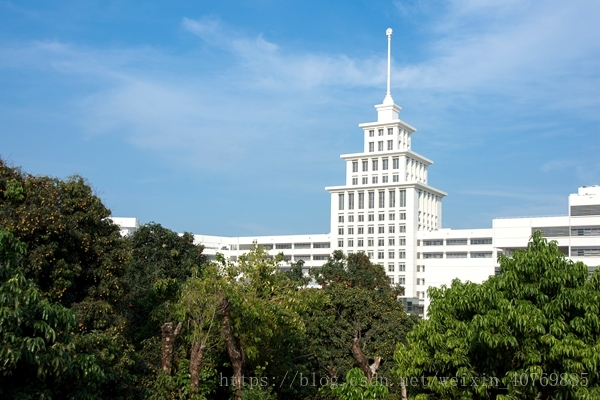
#> input picture 图像处理/边缘检测/11.jpg, 600 x 400 px
$ python canny_.py
#> lines starting #> are read from the running program, lines starting #| are printed output that depends on the picture; after the words box and inside, x2 and y2 are one past the last pixel; in counts of white or black regions, pixels touching at a corner belong together
### 图像处理/边缘检测/sobel.py
import cv2
import numpy as np
import math
from scipy import signal

img = cv2.imread('./11.jpg')
#> img is the input picture: shape (400, 600, 3); mean B, G, R 144.1, 134.5, 106.6
im = cv2.cvtColor(img, cv2.COLOR_RGB2GRAY)
# cv2.imshow('img_gray',im)

def pascalsmooth(n):
    pascalsmooth = np.zeros([1,n],np.float32)
    for i in range(n):
        pascalsmooth[0][i] = math.factorial(n - 1)/(math.factorial(i)*math.factorial(n-1-i))
    return pascalsmooth
def pascalDiff(n):
    pascaldiff = np.zeros([1, n],np.float32)
    pascal_smooth = pascalsmooth(n-1)
    for i in range(n):
        if i == 0:
            pascaldiff[0][i] = pascal_smooth[0][i]
        elif i == n-1:
            pascaldiff[0][i] = -pascal_smooth[0][i-1]
        else:pascaldiff[0][i] = pascal_smooth[0][i] - pascal_smooth[0][i-1]
    return pascaldiff
# [8 lines left out: function getsobel, not called in this run]
def sobel(img,n):
    x,y = img.shape
    pascal_smooth = pascalsmooth(n)
    pascal_diff = pascalDiff(n)
    image_x = signal.convolve2d(img,pascal_smooth.transpose(),mode='same')
    image_x = signal.convolve2d(image_x,pascal_diff,mode='same')
    image_y = signal.convolve2d(im,pascal_smooth,mode='same')
    image_y = signal.convolve2d(image_y,pascal_diff.transpose(),mode='same')
    return image_x,image_y

img_sobel_x , img_sobel_y = sobel(im, 8)
# cv2.imshow('_x',img_sobel_x.astype(np.uint8))
# cv2.imshow('_y',img_sobel_y.astype(np.uint8))
# edge = img_sobel_x + img_sobel_y
edge = np.sqrt(np.power(img_sobel_x,2)+np.power(img_sobel_y,2))
# edge = (img_sobel_x + img_sobel_y)/2.0
edge = edge/np.max(edge)
edge*= 255
edge = edge.astype(np.uint8)

edge = 255 - edge
# cv2.imshow('pencil_edge',pencil_edge)
print('1')
cv2.imshow('_img',edge)
cv2.imwrite('edge_sobel.jpg',edge)
cv2.waitKey(0)
cv2.destroyAllWindows()

### 图像处理/边缘检测/canny_.py
import cv2
import numpy as np
import math
from 边缘检测 import sobel

img = cv2.imread('./11.jpg')
im = cv2.cvtColor(img, cv2.COLOR_RGB2GRAY)

def non_maximum_suppression_default(dx,dy):
    #边缘强度
    # print(dx.shape,dy.shape)
    edgeMag = np.sqrt(np.power(dx,2.0)+np.power(dy,2.0))
    row,col = dx.shape
    gradientDirection = np.zeros(dx.shape)
    edgeMag_nonMaxSup = np.zeros(dx.shape)
    for r in range(1,row-1):
        for c in range(1,col-1):
            angle = math.atan2(dy[r][c],dx[r][c])/math.pi*180
            gradientDirection[r][c] = angle
            #左
            if(abs(angle)<22.5 or abs(angle)>157.5):
                if(edgeMag[r][c]>edgeMag[r][c-1] and edgeMag[r][c]>edgeMag[r][c+1]):
                    edgeMag_nonMaxSup[r][c] = edgeMag[r][c]
            #左上，右下
            if (angle >= 22.5 and angle < 67.5 or (-angle > 112.5 and -angle<=157.5)):
                if (edgeMag[r][c] > edgeMag[r - 1][c - 1] and edgeMag[r][c] > edgeMag[r + 1][c + 1]):
                    edgeMag_nonMaxSup[r][c] = edgeMag[r][c]
            #上
            if (abs(angle) < 67.5 or abs(angle) > 112.5):
                if (edgeMag[r][c] > edgeMag[r - 1][c] and edgeMag[r][c] > edgeMag[r + 1][c]):
                    edgeMag_nonMaxSup[r][c] = edgeMag[r][c]
            #右上
            if (angle >112.5 and angle < 157.5 or (-angle >= 22.5 and -angle < 67.5)):
                if (edgeMag[r][c] > edgeMag[r - 1][c + 1] and edgeMag[r][c] > edgeMag[r + 1][c - 1]):
                    edgeMag_nonMaxSup[r][c] = edgeMag[r][c]
    return edgeMag_nonMaxSup

# [41 lines left out: function non_maximum_suppression_Inter, not called in this run]

def check(r,c,row,col):
    if r>=0 and r<row and c>=0 and c<col:
        return True
    else:return False

def trace(edgeMag_nonMaxSup,edge,lowerThresh,r,c,row,col):
    if edge[r][c] == 0:
        edge[r][c] = 255
        for i in range(-1,2):
            for j in range(-1,2):
                if check(r+i,c+j,row,col) and edgeMag_nonMaxSup[r+i][c+j] >= lowerThresh:
                    trace(edgeMag_nonMaxSup,edge,lowerThresh,r+i,c+j,row,col)

def hysteresisThreshold(edge_nonMaxSup,lowerThresh,uppperThresh):
    r,w = edge_nonMaxSup.shape
    edge = np.zeros(edge_nonMaxSup.shape,np.uint8)
    for i in range(1,r-1):
        for j in range(1,w -1):
            if edge_nonMaxSup[i][j]>=uppperThresh:
                trace(edge_nonMaxSup,edge,lowerThresh,i,j,r,w)
            if edge_nonMaxSup[i][j] < lowerThresh:
                edge[i][j] = 0
    return edge

#第一步
img_sobel_x,img_sobel_y = sobel.sobel(im,3)
#> call 2 of sobel, with n = 3
#> in sobel (call 2), `image_x = signal.convolve2d(image_x,pascal_diff,mode='same')`:
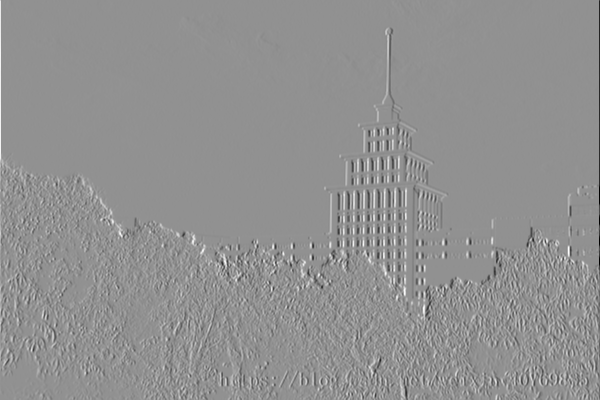
#> image_x: shape (400, 600) float32; min -1017, max 768, mean 0.4; drawn with min black and max white
#> in sobel (call 2), `image_y = signal.convolve2d(image_y,pascal_diff.transpose(),mode='same')`:
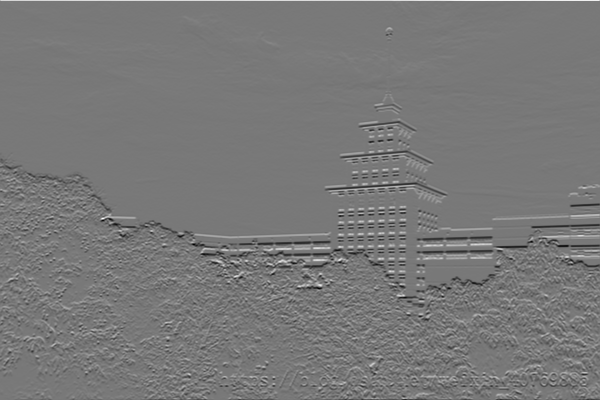
#> image_y: shape (400, 600) float32; min -797, max 884, mean -1.3; drawn with min black and max white
#第二部
edge = np.sqrt(np.power(img_sobel_x,2.0)+np.power(img_sobel_y,2.0))
edge[edge>255] = 255
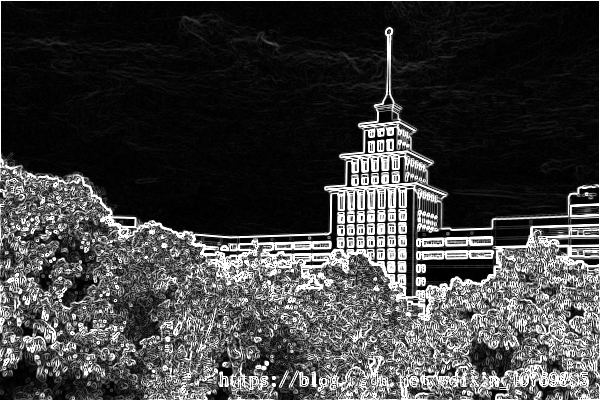
#> edge: shape (400, 600) float32; min 0, max 255, mean 63.4
edge = edge.astype(np.uint8)
edge_SUP = non_maximum_suppression_default(img_sobel_x,img_sobel_y)
#> after the loop in non_maximum_suppression_default, `for r in range(1,row-1):`:
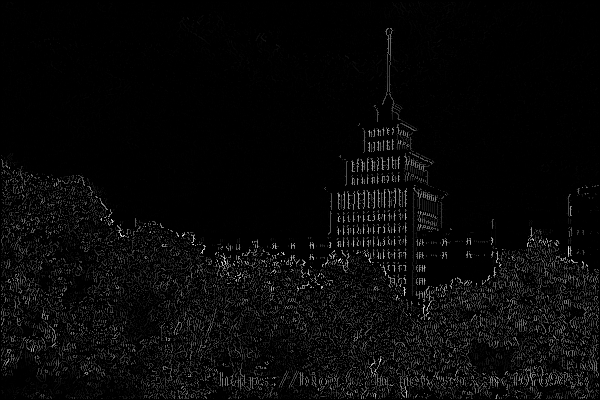
#> edgeMag_nonMaxSup: shape (400, 600) float64; min 0, max 883.4, mean 29.9; drawn with min black and max white
#> after the loop in non_maximum_suppression_default, `for r in range(1,row-1):`:
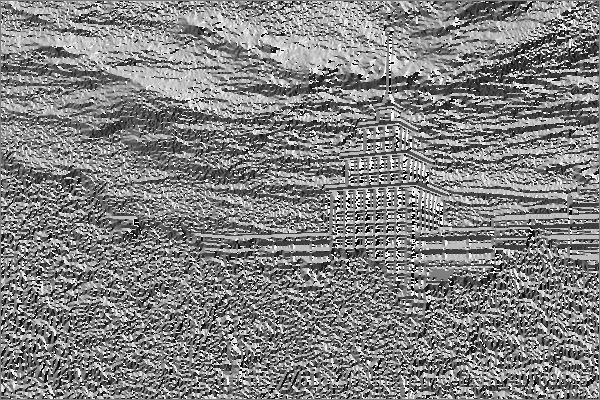
#> gradientDirection: shape (400, 600) float64; min -179.9, max 180, mean 3.8; drawn with min black and max white
edge_SUP[edge_SUP>255] = 255
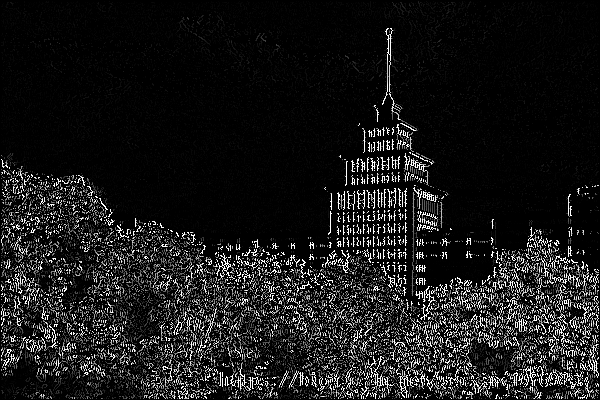
#> edge_SUP: shape (400, 600) float64; 3.56% of pixels changed, all inside (x1, y1, x2, y2) = (1, 28, 599, 399)
edge_SUP =edge_SUP.astype(np.uint8)
cv2.imshow('edge_',edge_SUP)
edge = hysteresisThreshold(edge_SUP,60,180)
#> after the loop in hysteresisThreshold, `for i in range(1,r-1):`:
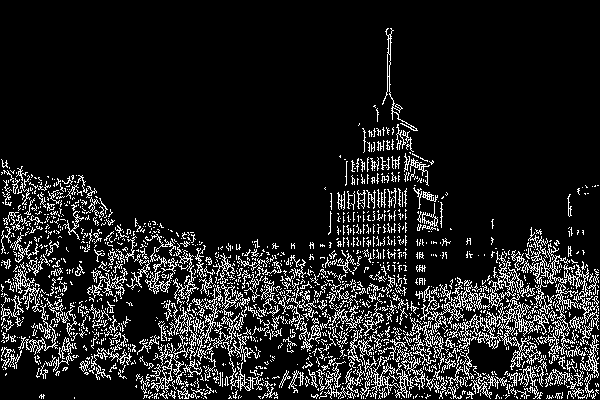
#> edge: shape (400, 600); 12% white in thin lines or dots
lowerThresh = 40
upperThresh = 150
# edge = 255- edge
cv2.imshow('edge_canny',edge)
# cv2.imwrite('edge_canny.jpg',edge)
cv2.waitKey(0)
cv2.destroyAllWindows()

$ run again, with 图像处理/边缘检测/0.jpg copied over 图像处理/边缘检测/11.jpg
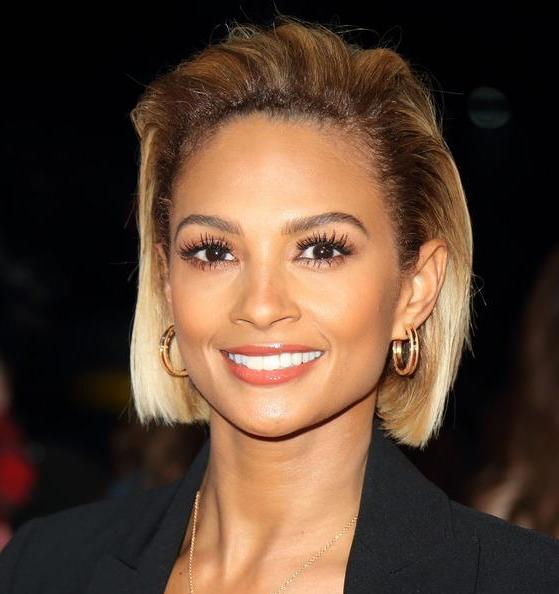
#> input picture 图像处理/边缘检测/0.jpg, 559 x 594 px
#> img is the input picture: shape (594, 559, 3); mean B, G, R 50.2, 65.9, 89.3
#> after the loop in non_maximum_suppression_default, `for r in range(1,row-1):`:
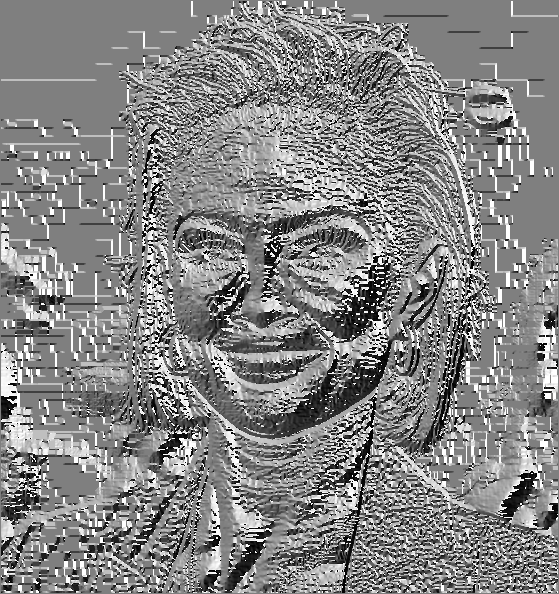
#> gradientDirection: shape (594, 559) float64; min -179.9, max 180, mean 8.6; drawn with min black and max white
#> after the loop in hysteresisThreshold, `for i in range(1,r-1):`:
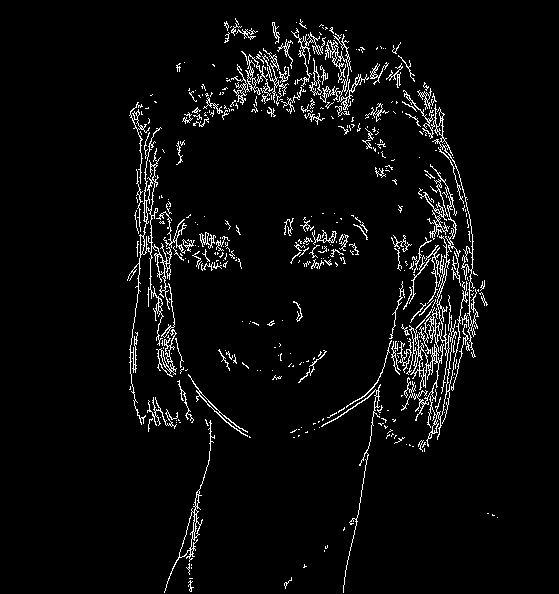
#> edge: shape (594, 559); 4.3% white in thin lines or dots, all inside (x1, y1, x2, y2) = (127, 18, 498, 593)

$ run again, with 图像处理/边缘检测/1.jpg copied over 图像处理/边缘检测/11.jpg
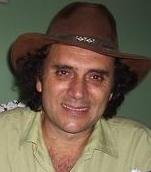
#> input picture 图像处理/边缘检测/1.jpg, 151 x 172 px
#> img is the input picture: shape (172, 151, 3); mean B, G, R 75.4, 94.8, 110.4
#> after the loop in non_maximum_suppression_default, `for r in range(1,row-1):`:
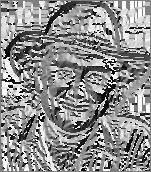
#> gradientDirection: shape (172, 151) float64; min -179.8, max 180, mean 20.6; drawn with min black and max white
#> after the loop in hysteresisThreshold, `for i in range(1,r-1):`:
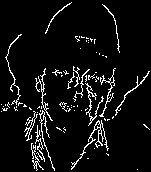
#> edge: shape (172, 151); 6.5% white in thin lines or dots

$ run again, with 图像处理/边缘检测/3.jpg copied over 图像处理/边缘检测/11.jpg
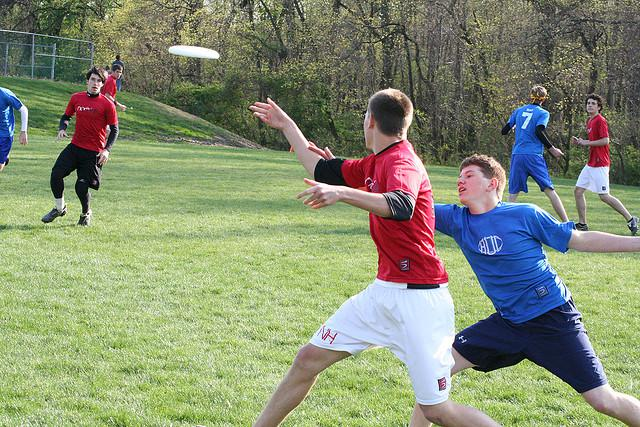
#> input picture 图像处理/边缘检测/3.jpg, 640 x 427 px
#> img is the input picture: shape (427, 640, 3); mean B, G, R 114.1, 142, 133.6
#> after the loop in hysteresisThreshold, `for i in range(1,r-1):`:
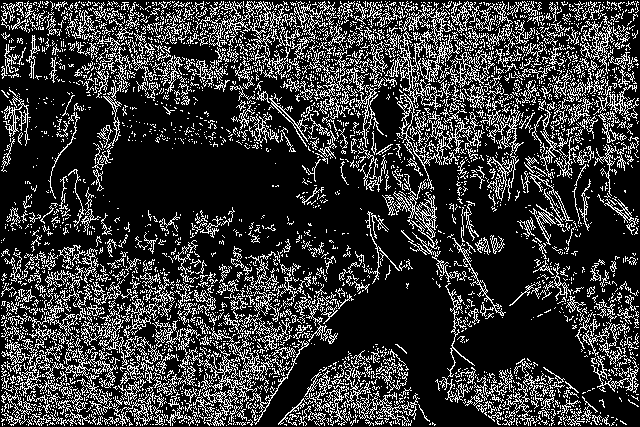
#> edge: shape (427, 640); 21.6% white in thin lines or dots
